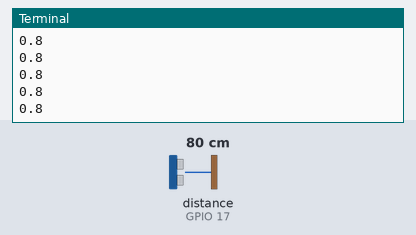
A program run on a simulated Raspberry Pi (BCM pin numbers). Parts: the last lines printed to the terminal. Inputs (shaded band) come from the test bench; at power-on: distance to the obstacle (sensor on GPIO 17) 80 cm. The echo pulse lasts 58.3 µs per cm.

Above: at 1.2 s.
1.3 s: distance to the obstacle (sensor on GPIO 17) set to 2 cm
At 1.8 s:
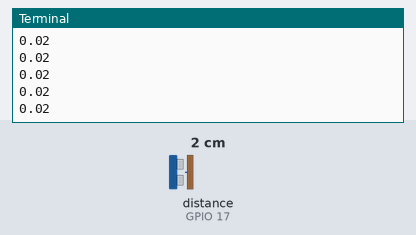
2.8 s: distance to the obstacle (sensor on GPIO 17) set to 4 cm
At 3.7 s:
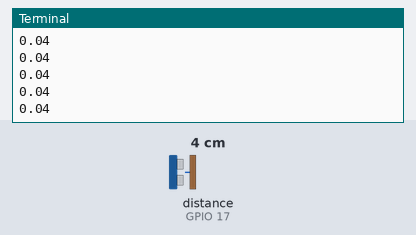
Timing chart, 0 to 4.6 s (numbered marks = the images above; inputs shaded):
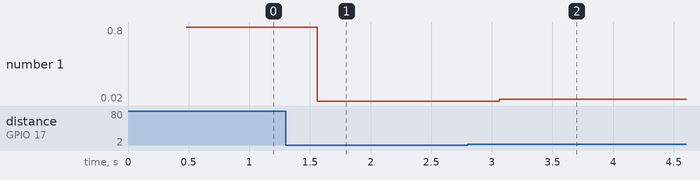

Measured:
- after the input at 1.3 s, the terminal: prints a new line after 0.26 s (image 1)
- after the input at 2.8 s, the terminal: prints a new line after 0.26 s (image 2)
- plotted number 1: 0.8 → 0.02 after the input at 1.3 s, 0.02 → 0.04 after the input at 2.8 s

The program:

demo.py
```python
"""This is a primer on using the HC-SR04 ultrasonic distance sensor."""
# https://www.raspberrypi.org/learning/physical-computing-with-python/distance/
# so this thing is very narrow in measuring something. It pretty much has to be
# in a direct line of sight to work.

from gpiozero import DistanceSensor

"""
Create an instance of DistanceSensor
Echo and trigger correspond to the ones marked on the sensor.
Plug Echo in GPIO #17
Plug Trigger into GPIO #04
"""
ultrasonic = DistanceSensor(
    echo=17,
    trigger=4,
    threshold_distance=0.02,
    max_distance=4
)


def hello():
    """Do something."""
    print('hello')


def bye():
    """Do something."""
    print('bye')


# ultrasonic.when_in_range = hello
# ultrasonic.when_out_of_range = bye

while True:
    print(ultrasonic.distance)
```
